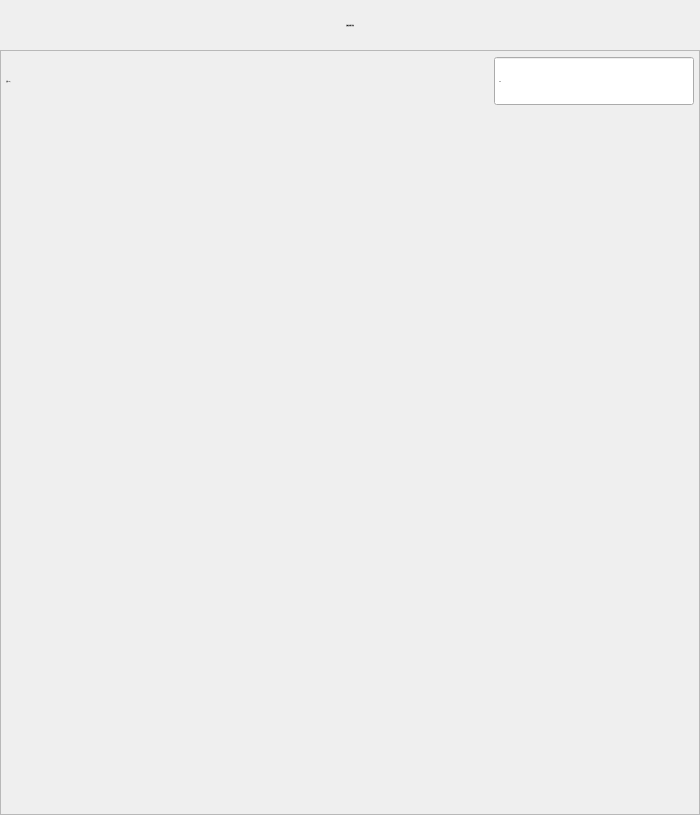
<?xml version="1.0" encoding="UTF-8"?>
<ui version="4.0">
 <class>FormActPath</class>
 <widget class="QWidget" name="FormActPath">
  <property name="geometry">
   <rect>
    <x>0</x>
    <y>0</y>
    <width>700</width>
    <height>815</height>
   </rect>
  </property>
  <property name="minimumSize">
   <size>
    <width>700</width>
    <height>815</height>
   </size>
  </property>
  <property name="maximumSize">
   <size>
    <width>700</width>
    <height>815</height>
   </size>
  </property>
  <property name="font">
   <font>
    <family>微软雅黑</family>
    <pointsize>-1</pointsize>
    <weight>50</weight>
    <italic>false</italic>
    <bold>false</bold>
   </font>
  </property>
  <property name="windowTitle">
   <string notr="true">等待信号</string>
  </property>
  <property name="styleSheet">
   <string notr="true">font: 28px &quot;微软雅黑&quot;;</string>
  </property>
  <layout class="QVBoxLayout" name="verticalLayout">
   <property name="spacing">
    <number>0</number>
   </property>
   <property name="margin">
    <number>0</number>
   </property>
   <item>
    <widget class="QLabel" name="labelParaTitle">
     <property name="sizePolicy">
      <sizepolicy hsizetype="Preferred" vsizetype="Fixed">
       <horstretch>0</horstretch>
       <verstretch>0</verstretch>
      </sizepolicy>
     </property>
     <property name="minimumSize">
      <size>
       <width>0</width>
       <height>50</height>
      </size>
     </property>
     <property name="font">
      <font>
       <family>微软雅黑</family>
       <pointsize>-1</pointsize>
       <weight>50</weight>
       <italic>false</italic>
       <bold>false</bold>
      </font>
     </property>
     <property name="styleSheet">
      <string notr="true">QLabel#labelParaTitle
{
	color: black;
	border-image: url(:/img/widget/Panel.png) 0 4 0 4;
	border-left: 4px transparent;
	border-right: 4px transparent;
}
</string>
     </property>
     <property name="text">
      <string>连续路径指令参数</string>
     </property>
     <property name="alignment">
      <set>Qt::AlignCenter</set>
     </property>
    </widget>
   </item>
   <item>
    <widget class="QFrame" name="frameActPath">
     <property name="font">
      <font>
       <family>微软雅黑</family>
       <pointsize>-1</pointsize>
       <weight>50</weight>
       <italic>false</italic>
       <bold>false</bold>
      </font>
     </property>
     <property name="styleSheet">
      <string notr="true"/>
     </property>
     <property name="frameShape">
      <enum>QFrame::StyledPanel</enum>
     </property>
     <property name="frameShadow">
      <enum>QFrame::Plain</enum>
     </property>
     <layout class="QGridLayout" name="gridLayout">
      <property name="margin">
       <number>5</number>
      </property>
      <item row="0" column="0">
       <widget class="QLabel" name="labelPath">
        <property name="sizePolicy">
         <sizepolicy hsizetype="Expanding" vsizetype="Preferred">
          <horstretch>0</horstretch>
          <verstretch>0</verstretch>
         </sizepolicy>
        </property>
        <property name="minimumSize">
         <size>
          <width>160</width>
          <height>50</height>
         </size>
        </property>
        <property name="maximumSize">
         <size>
          <width>16777215</width>
          <height>50</height>
         </size>
        </property>
        <property name="font">
         <font>
          <family>微软雅黑</family>
          <pointsize>-1</pointsize>
          <weight>50</weight>
          <italic>false</italic>
          <bold>false</bold>
         </font>
        </property>
        <property name="text">
         <string>公差(mm)：</string>
        </property>
       </widget>
      </item>
      <item row="0" column="2">
       <widget class="xDoubleSpinBox" name="BoxPath">
        <property name="sizePolicy">
         <sizepolicy hsizetype="Expanding" vsizetype="Fixed">
          <horstretch>0</horstretch>
          <verstretch>0</verstretch>
         </sizepolicy>
        </property>
        <property name="minimumSize">
         <size>
          <width>200</width>
          <height>50</height>
         </size>
        </property>
        <property name="maximumSize">
         <size>
          <width>200</width>
          <height>50</height>
         </size>
        </property>
        <property name="font">
         <font>
          <family>微软雅黑</family>
          <pointsize>-1</pointsize>
          <weight>50</weight>
          <italic>false</italic>
          <bold>false</bold>
         </font>
        </property>
        <property name="styleSheet">
         <string notr="true"/>
        </property>
        <property name="alignment">
         <set>Qt::AlignLeading|Qt::AlignLeft|Qt::AlignVCenter</set>
        </property>
        <property name="buttonSymbols">
         <enum>QAbstractSpinBox::NoButtons</enum>
        </property>
        <property name="decimals">
         <number>2</number>
        </property>
        <property name="maximum">
         <double>500.000000000000000</double>
        </property>
        <property name="singleStep">
         <double>0.010000000000000</double>
        </property>
       </widget>
      </item>
      <item row="1" column="1">
       <spacer name="verticalSpacer">
        <property name="orientation">
         <enum>Qt::Vertical</enum>
        </property>
        <property name="sizeHint" stdset="0">
         <size>
          <width>20</width>
          <height>40</height>
         </size>
        </property>
       </spacer>
      </item>
     </layout>
    </widget>
   </item>
  </layout>
 </widget>
 <customwidgets>
  <customwidget>
   <class>xDoubleSpinBox</class>
   <extends>QDoubleSpinBox</extends>
   <header>xdoublespinbox.h</header>
   <slots>
    <signal>clicked()</signal>
   </slots>
  </customwidget>
 </customwidgets>
 <resources/>
 <connections>
  <connection>
   <sender>BoxPath</sender>
   <signal>clicked()</signal>
   <receiver>FormActPath</receiver>
   <slot>inputPath()</slot>
   <hints>
    <hint type="sourcelabel">
     <x>213</x>
     <y>69</y>
    </hint>
    <hint type="destinationlabel">
     <x>147</x>
     <y>200</y>
    </hint>
   </hints>
  </connection>
 </connections>
 <slots>
  <slot>inputPath()</slot>
 </slots>
</ui>
